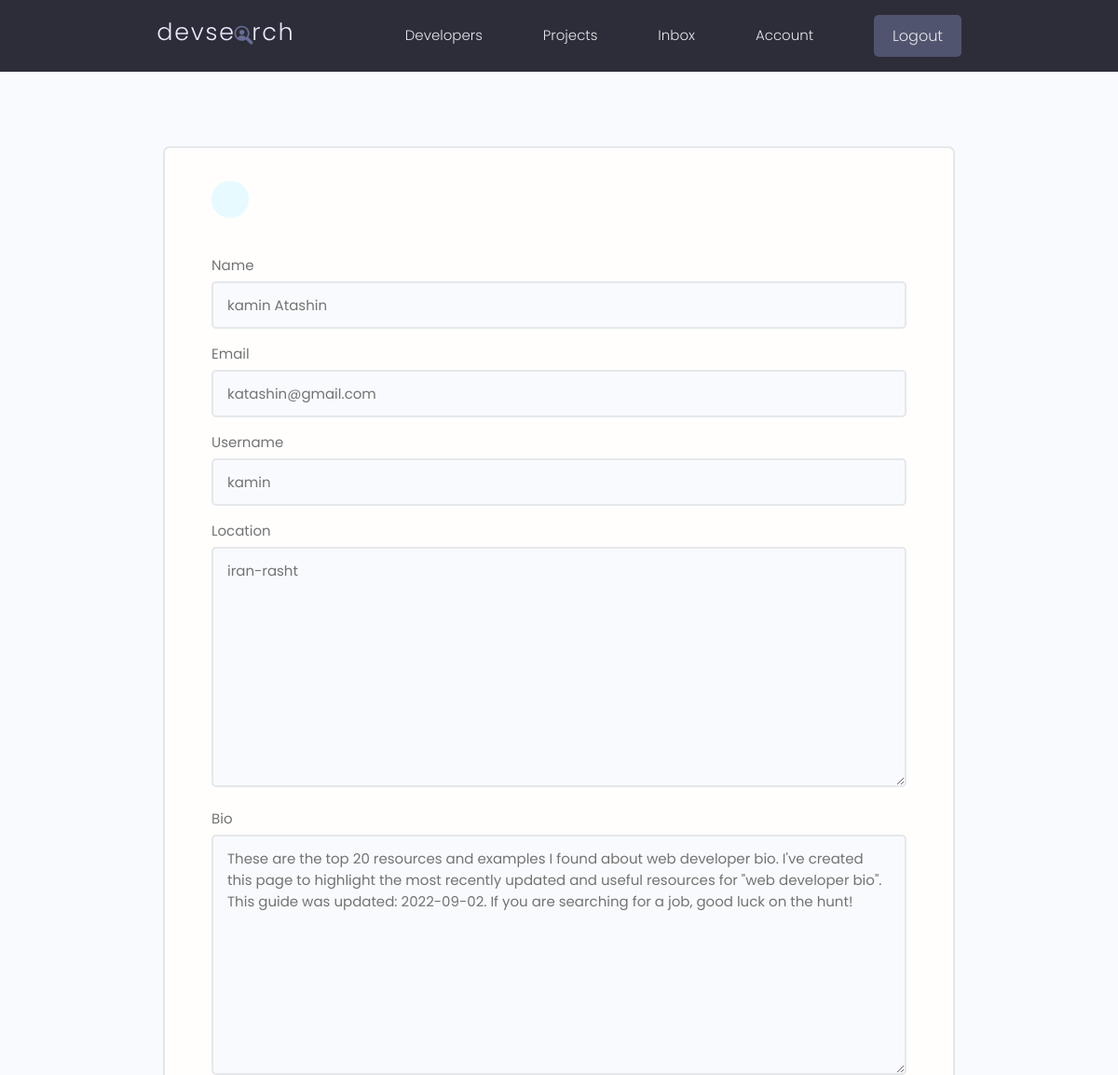
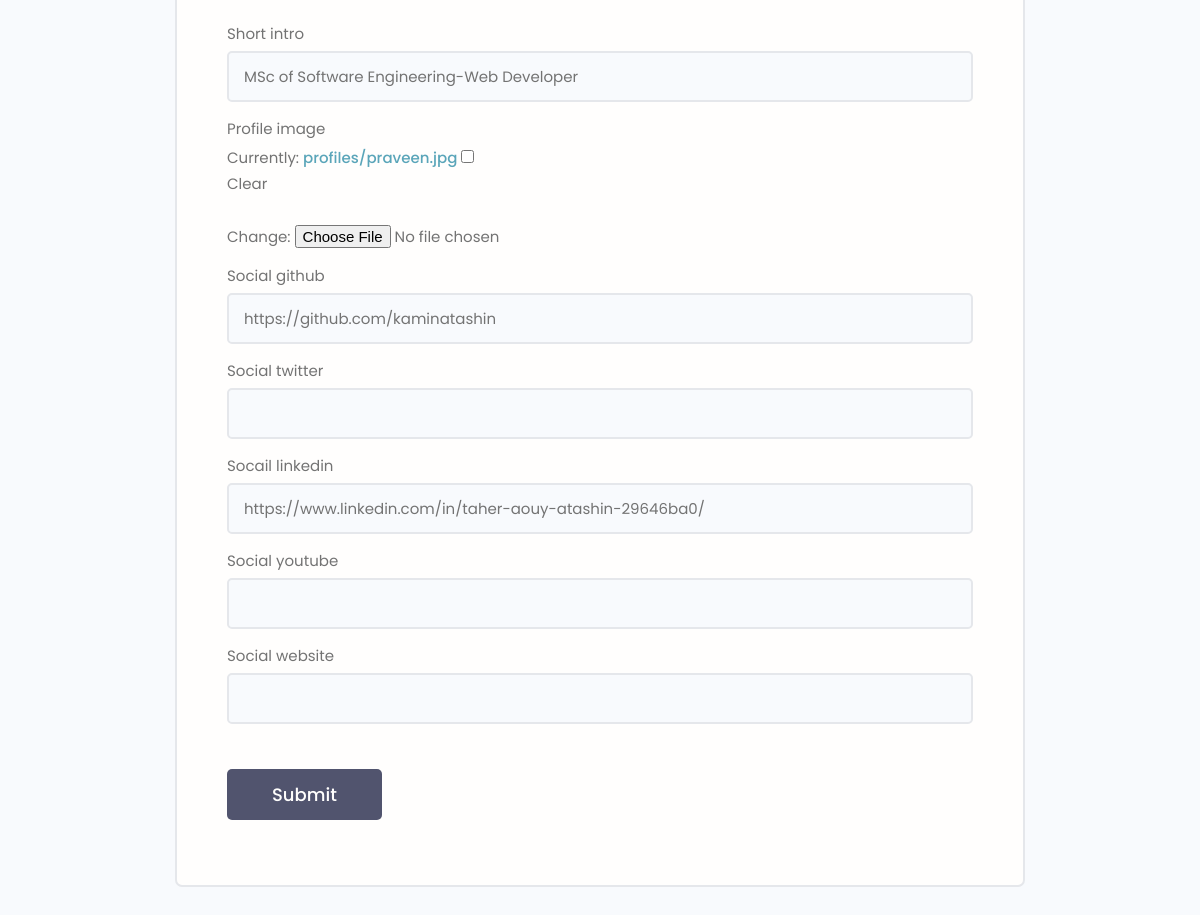
The page /edit-account/ (signed in) on the database its author committed (2 pictures, top to bottom).
### users/models.py (models this page shows, shortened)
class Profiles(models.Model):
    user=models.OneToOneField(User,on_delete=models.CASCADE,null=True,blank=True)
    name=models.CharField(max_length=200,blank=True,null=True)
    email=models.EmailField(max_length=500,blank=True,null=True)
    username=models.CharField(max_length=200,blank=True,null=True)
    short_intro=models.CharField(max_length=200,blank=True,null=True)
    username=models.CharField(max_length=40)
    location=models.TextField(null=True,blank=True)
    bio=models.TextField(null=True,blank=True)
    profile_image=models.ImageField(blank=True,null=True,upload_to='profiles/', default='profiles/user-default.png')
    social_github=models.CharField(max_length=2000,null=True,blank=True)
    social_twitter=models.CharField(max_length=2000,null=True,blank=True)
    socail_linkedin=models.CharField(max_length=2000,null=True,blank=True)
    social_youtube=models.CharField(max_length=2000,null=True,blank=True)
    social_website=models.CharField(max_length=2000,null=True,blank=True)
    created=models.DateTimeField(auto_now_add=True,editable=False)
    id=models.UUIDField(default= uuid.uuid4,unique=True,primary_key=True,editable=False)

### users/views.py (the view)
# urls.py: path('edit-account/',views.editAccount, name='edit-account'),
@login_required(login_url='login')
def editAccount(request):
    profile=request.user.profiles
    form=profileForm(instance=profile)
    if request.method =='POST':
        form=profileForm(request.POST, request.FILES ,instance=profile)
        if form.is_valid:
            form.save()
            return redirect('account')
    context={'form':form}
    return render(request,'users/profile_form.html',context)

### users/forms.py
class profileForm(ModelForm):
    class Meta:
        model= Profiles
        fields=['name','email','username','location','bio','short_intro',
               'profile_image','social_github','social_twitter','socail_linkedin',
               'social_youtube','social_website']
    def __init__(self, *args, **kwargs) :
        super(profileForm,self).__init__(*args, **kwargs)
        for name,field in self.fields.items():
            field.widget.attrs.update({'class':'input'})

### users/templates/users/profile_form.html (shortened to what this page needs)
{% extends 'main.html'%}
{%block content%}
 <main class="formPage my-xl">
    <div class="content-box">
        <div class="formWrapper">
            <a class="backButton" href="{% url 'account'%}"></a>
            <br>
            <form class="form" method="POST" action="{% url 'edit-account' %}" enctype="multipart/form-data">
                {%for filed in form %}
                <div class="form__field">
                    <label for="formInput#text">{{filed.label}} </label>
                        {{filed}}
                </div>
                {%endfor%}
                <input class="btn btn--sub btn--lg  my-md" type="submit" value="Submit" />
            </form>
        </div>
    </div>
</main>
{%endblock content %}

### static/styles/app.css (style rules this page uses)
:root { --color-sub: #2d2d39; }
.btn--sub { background-color: var(--color-sub-light); }
.content-box { width: 95%; max-width: 85rem; margin: 0 auto; }
.backButton { background: var(--color-main-light); color: var(--color-main); width: 4rem; height: 4rem; display: flex; align-items: center; justify-content: center; border-radius: 50%; }
.formPage .formWrapper { list-style: none; background: var(--color-white); padding: 3.5rem 5rem; border: 2px solid var(--color-light); border-radius: 0.7rem; }

### static/uikit/styles/modules/_variables.css (style rules this page uses)
:root { --color-main: #5aa5b9; --color-main-light: #e6faff; --color-sub: #3f4156; --color-sub-light: #51546e; --color-sub-lighter: #ededfd; --color-text: #737373; --color-gray: #8b8b8b; --color-light: #e5e7eb; --color-light-gray: #767676; --color-bg: #f8fafd; --color-white: #fffefd; --color-white-light: #f3f3f3; --color-success: #359e64; --color-success-bg: #def8e8; --color-error: #fc4b0b; --color-error-bg: #fff2ee; --font-base: 'Poppins', arial, helvetica, 'Segoe UI', roboto, ubuntu, sans-serif; --font-monospace: 'Fira Code', 'Courier New', courier, monospace; --font-regular: 300; --font-medium: 500; --font-bold: 700; --generic-shadow: 1px 1px 5px #00000010; --generic-transition: all 0.3s ease-in-out; }

### static/uikit/styles/modules/_base.css (style rules this page uses)
* { margin: 0; padding: 0; box-sizing: border-box; text-rendering: optimizeLegibility; color: inherit; font-size: inherit; }
html { font-size: 50%; }
@media only screen and (min-width: 480px) { html { font-size: 56.25%; } }
@media only screen and (min-width: 1200px) { html { font-size: 62.5%; } }
body { line-height: 1.6; font-weight: 400; font-size: 1.5rem; color: var(--color-text); background-color: var(--color-bg); min-height: 100vh; }

### static/uikit/styles/modules/_typography.css (style rules this page uses)
* { font-family: var(--font-base); }
a { padding-bottom: 2px; text-decoration: none; display: inline-block; color: var(--color-main); font-weight: var(--font-medium); }

### static/uikit/styles/modules/_utilities.css (style rules this page uses)
.my-md { margin: 3rem auto; }
.my-xl { margin: 8rem auto; }

### static/uikit/styles/modules/_button.css (style rules this page uses)
.btn { display: inline-block; position: relative; cursor: pointer; background-color: var(--color-light); font-weight: var(--font-medium); color: var(--color-sub); text-decoration: none; padding: 1rem 2rem; border-radius: 0.5rem; border: none; width: -webkit-fit-content; width: -moz-fit-content; width: fit-content; height: -webkit-fit-content; height: -moz-fit-content; height: fit-content; font-size: 1.6rem; outline-width: 0; outline-color: transparent; -webkit-backface-visibility: hidden; backface-visibility: hidden; transition: all 0.3s ease-in-out; }
.btn--sub { background-color: var(--color-sub); color: var(--color-white); }
.btn--lg { font-size: 1.8rem; padding: 1.2rem 4.5rem; }

### static/uikit/styles/modules/_form.css (style rules this page uses)
.form { display: block; }
.form__field { margin-top: 1.5rem; margin-bottom: 1.5rem; }
.form__label, .form__field > label { display: block; margin-bottom: 0.5rem; color: var(--color-text); }
input.input[type='text'], input.input[type='email'], input.input[type='password'], input.input[type='number'], textarea.input { min-width: 24rem; width: 100%; padding: 1.2rem 1.5rem; border-radius: 0.5rem; border: 2px solid var(--color-light); transition: all 0.3s ease-in-out; background-color: var(--color-bg); }

### rows shown on the page
Profiles: form "kamin Atashin" "katashin@gmail.com" "kamin" "iran-rasht" "These are the top 20 resources and examples I found about web developer bio. I've created this page to highlight the most recently updated and useful resources for \"web developer bio\". This guide was updated: 2022-09-02. If you are searching for a job, good luck on the hunt!" "MSc of Software Engineering-Web Developer" "https://github.com/kaminatashin" "https://www.linkedin.com/in/taher-aouy-atashin-29646ba0/"

### other values the page prints
{{ filed.label }} "Name" "Email" "Username" "Location" "Bio" "Short intro" "Profile image" "Social github" "Social twitter" "Socail linkedin" "Social youtube" "Social website"
